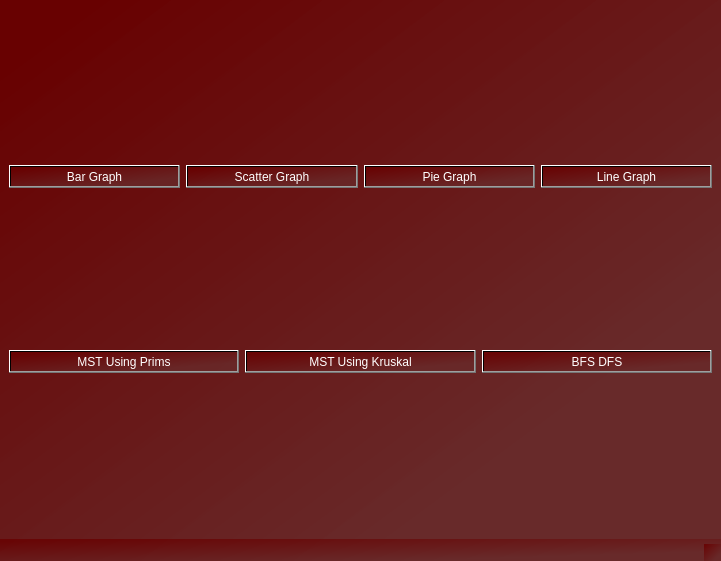
<?xml version="1.0" encoding="UTF-8"?>
<ui version="4.0">
 <class>MainWindow</class>
 <widget class="QMainWindow" name="MainWindow">
  <property name="geometry">
   <rect>
    <x>0</x>
    <y>0</y>
    <width>721</width>
    <height>561</height>
   </rect>
  </property>
  <property name="windowTitle">
   <string>MainWindow</string>
  </property>
  <property name="styleSheet">
   <string notr="true">background-color: qlineargradient(spread:reflect, x1:0.949, y1:0.96, x2:0, y2:0, stop:0.193182 rgba(104, 41, 41, 209), stop:0.931818 rgba(104, 0, 0, 209));
</string>
  </property>
  <widget class="QWidget" name="centralwidget">
   <layout class="QVBoxLayout" name="verticalLayout">
    <item>
     <layout class="QHBoxLayout" name="horizontalLayout">
      <item>
       <widget class="QPushButton" name="bar">
        <property name="styleSheet">
         <string notr="true">color: rgb(255, 255, 255);
font: 16pt &quot;MS Shell Dlg 2&quot;;</string>
        </property>
        <property name="text">
         <string>Bar Graph</string>
        </property>
       </widget>
      </item>
      <item>
       <widget class="QPushButton" name="scatter">
        <property name="styleSheet">
         <string notr="true">color: rgb(255, 255, 255);
font: 16pt &quot;MS Shell Dlg 2&quot;;</string>
        </property>
        <property name="text">
         <string>Scatter Graph</string>
        </property>
       </widget>
      </item>
      <item>
       <widget class="QPushButton" name="pie">
        <property name="styleSheet">
         <string notr="true">color: rgb(255, 255, 255);
font: 16pt &quot;MS Shell Dlg 2&quot;;</string>
        </property>
        <property name="text">
         <string>Pie Graph</string>
        </property>
       </widget>
      </item>
      <item>
       <widget class="QPushButton" name="line">
        <property name="styleSheet">
         <string notr="true">color: rgb(255, 255, 255);
font: 16pt &quot;MS Shell Dlg 2&quot;;</string>
        </property>
        <property name="text">
         <string>Line Graph</string>
        </property>
       </widget>
      </item>
     </layout>
    </item>
    <item>
     <layout class="QHBoxLayout" name="horizontalLayout_2">
      <item>
       <widget class="QPushButton" name="prim_bt">
        <property name="styleSheet">
         <string notr="true">color: rgb(255, 255, 255);
font: 16pt &quot;MS Shell Dlg 2&quot;;</string>
        </property>
        <property name="text">
         <string>MST Using Prims</string>
        </property>
       </widget>
      </item>
      <item>
       <widget class="QPushButton" name="kruskal_bt">
        <property name="styleSheet">
         <string notr="true">color: rgb(255, 255, 255);
font: 16pt &quot;MS Shell Dlg 2&quot;;</string>
        </property>
        <property name="text">
         <string>MST Using Kruskal</string>
        </property>
       </widget>
      </item>
      <item>
       <widget class="QPushButton" name="bfs_dfs_bt">
        <property name="styleSheet">
         <string notr="true">color: rgb(255, 255, 255);
font: 16pt &quot;MS Shell Dlg 2&quot;;</string>
        </property>
        <property name="text">
         <string>BFS DFS</string>
        </property>
       </widget>
      </item>
     </layout>
    </item>
   </layout>
  </widget>
  <widget class="QMenuBar" name="menubar">
   <property name="geometry">
    <rect>
     <x>0</x>
     <y>0</y>
     <width>721</width>
     <height>21</height>
    </rect>
   </property>
  </widget>
  <widget class="QStatusBar" name="statusbar"/>
 </widget>
 <resources/>
 <connections/>
</ui>
